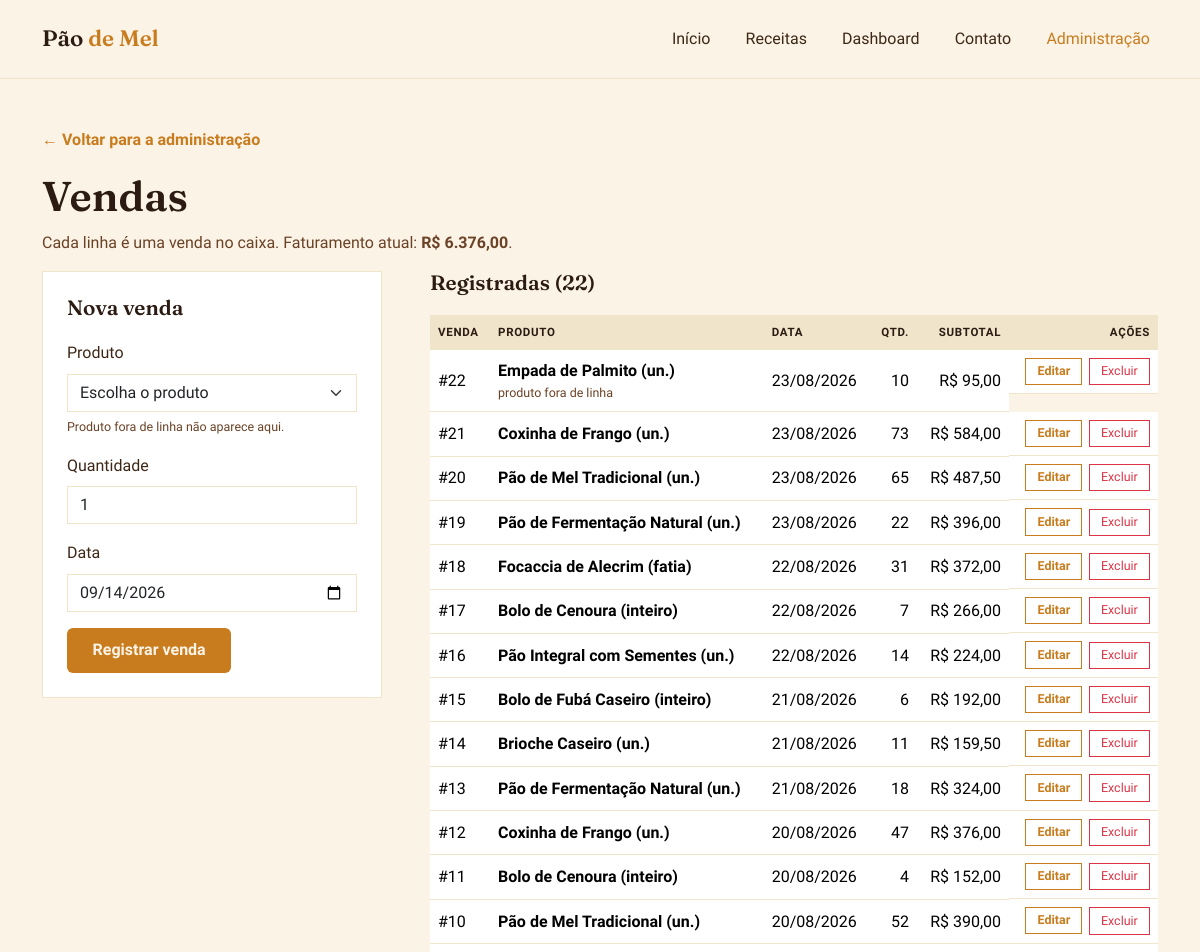
/admin/vendas.php (upper part), run on an earlier commit of the app's database.
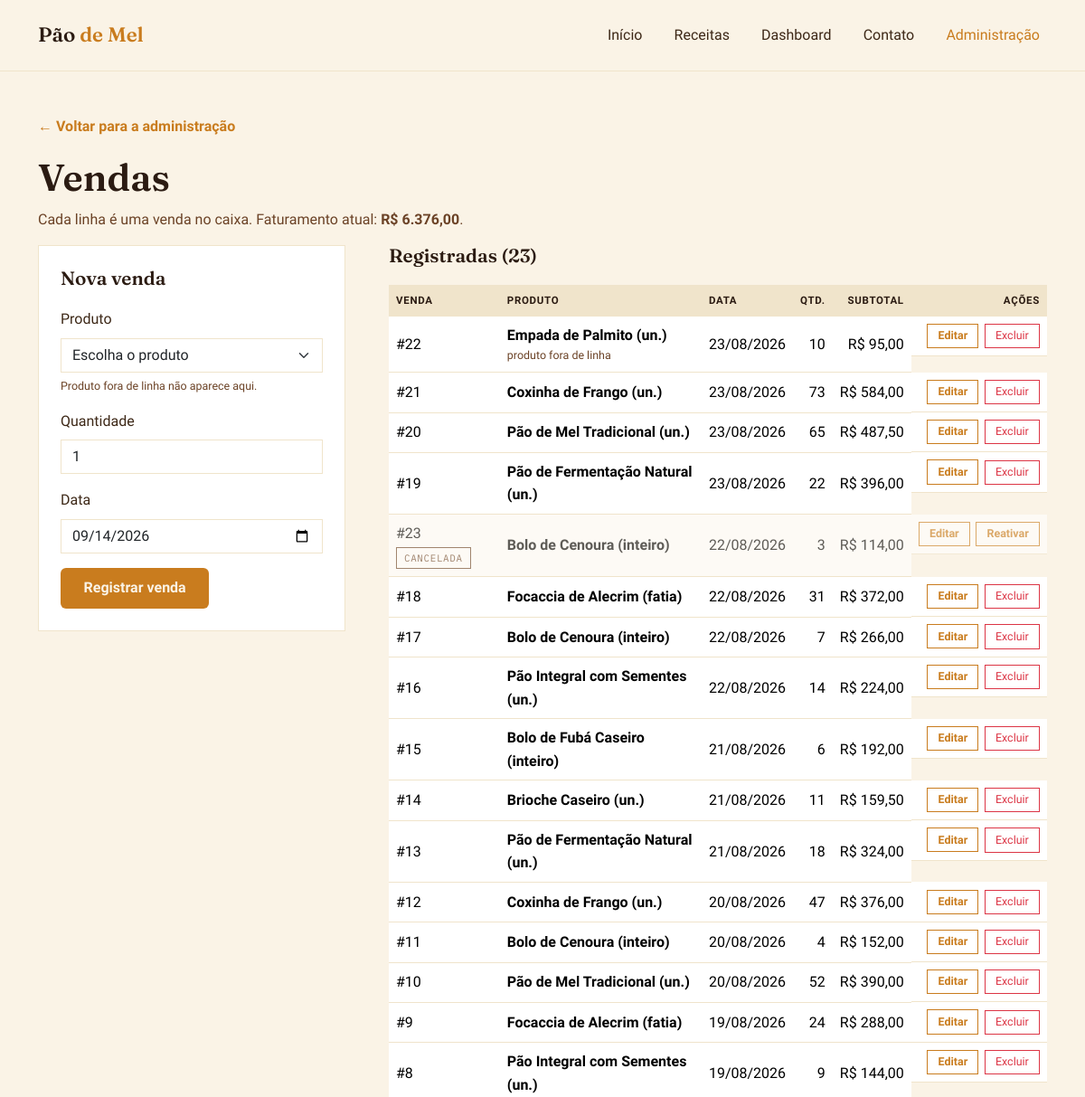
And on a later commit of the database.
### tables this page shows
CREATE TABLE vendas (
    id         INT     AUTO_INCREMENT PRIMARY KEY,
    id_produto INT     NOT NULL,
    quantidade INT     NOT NULL,
    data_venda DATE    NOT NULL,
    cancelada  BOOLEAN NOT NULL DEFAULT FALSE,
    FOREIGN KEY (id_produto) REFERENCES produtos(id)
);

CREATE TABLE produtos (
    id             INT AUTO_INCREMENT PRIMARY KEY,
    nome           VARCHAR(100)   NOT NULL,
    valor_unitario DECIMAL(10, 2) NOT NULL,    
    id_receita     INT            NOT NULL,
    ativo          BOOLEAN        NOT NULL DEFAULT TRUE,
    FOREIGN KEY (id_receita) REFERENCES receitas(id)
);

### includes/crud-vendas.php (called while the page is built, shortened)
<?php
require_once __DIR__ . '/funcoes.php';
function listarVendas(PDO $pdo): array
{
    $sql = "SELECT v.id,
                   v.quantidade,
                   v.data_venda,
                   v.cancelada,
                   p.nome           AS produto,
                   p.ativo          AS produto_ativo,
                   p.valor_unitario,
                   (v.quantidade * p.valor_unitario) AS subtotal
            FROM vendas v
            INNER JOIN produtos p ON p.id = v.id_produto
            ORDER BY v.data_venda DESC, v.id DESC";
    return $pdo->query($sql)->fetchAll();
}

### includes/funcoes.php (called while the page is built, shortened)
<?php
function escapar(?string $texto): string
{
    return htmlspecialchars($texto ?? '', ENT_QUOTES, 'UTF-8');
}
function formatarDinheiro(float $valor): string
{
    return 'R$ ' . number_format($valor, 2, ',', '.');
}

### admin/vendas.php (the view, shortened to what the changed rows need)
<?php
require_once __DIR__ . '/../includes/conexao.php';
require_once __DIR__ . '/../includes/crud-vendas.php';
$editando    = isset($_GET['editar']) ? buscarVenda($pdo, (int) $_GET['editar']) : null;
$vendas      = listarVendas($pdo);
require __DIR__ . '/../includes/header.php';
?>
<section class="container page-header">
  <h1 class="page-title">Vendas</h1>
</section>
<section class="container admin-tela">
  <div class="row g-5">
    <div class="col-lg-4">
      <div class="admin-form">
        <h2 class="section-title-sm">
          <?php echo $editando ? 'Editar venda #' . (int) $editando['id'] : 'Nova venda'; ?>
        </h2>
      </div>
    </div>
    <div class="col-lg-8">
      <h2 class="section-title-sm">Registradas (<?php echo count($vendas); ?>)</h2>
      <?php if (empty($vendas)): ?>
        <p class="sem-resultados">Nenhuma venda registrada ainda.</p>
      <?php else: ?>
        <div class="table-responsive">
          <table class="table table-hover align-middle admin-tabela">
            <thead>
              <tr>
                <th scope="col">Venda</th>
                <th scope="col">Produto</th>
                <th scope="col">Data</th>
                <th scope="col" class="text-end">Qtd.</th>
                <th scope="col" class="text-end">Subtotal</th>
                <th scope="col" class="text-end">Ações</th>
              </tr>
            </thead>
            <tbody>
              <?php foreach ($vendas as $venda): ?>
                <?php $cancelada = (bool) $venda['cancelada']; ?>
                <tr class="<?php echo $cancelada ? 'linha-inativa' : ''; ?>">
                  <td>
                    #<?php echo (int) $venda['id']; ?>
                    <?php if ($cancelada): ?>
                      <span class="selo selo-inativo">Cancelada</span>
                    <?php endif; ?>
                  </td>
                  <td>
                    <strong><?php echo escapar($venda['produto']); ?></strong>
                    <?php if (!$venda['produto_ativo']): ?>
                      <span class="linha-secundaria">produto fora de linha</span>
                    <?php endif; ?>
                  </td>
                  <td><?php echo escapar(date('d/m/Y', strtotime($venda['data_venda']))); ?></td>
                  <td class="text-end"><?php echo (int) $venda['quantidade']; ?></td>
                  <td class="text-end">
                    <?php echo escapar(formatarDinheiro((float) $venda['subtotal'])); ?>
                  </td>
                  <td class="text-end acoes-linha">
                    <a href="vendas.php?editar=<?php echo (int) $venda['id']; ?>"
                       class="btn btn-sm btn-outline-honey">Editar</a>
                    <?php if ($cancelada): ?>
                      <form method="post" action="vendas.php" class="form-inline-acao">
                        <button type="submit" class="btn btn-sm btn-outline-honey">Reativar</button>
                      </form>
                    <?php else: ?>
                      <form method="post" action="vendas.php" class="form-inline-acao"
                            onsubmit="return confirm('Cancelar a venda #<?php echo (int) $venda['id']; ?>? Ela sai do faturamento, mas o registro fica no banco.');">
                        <button type="submit" class="btn btn-sm btn-outline-danger">Excluir</button>
                      </form>
                    <?php endif; ?>
                  </td>
                </tr>
              <?php endforeach; ?>
            </tbody>
          </table>
        </div>
      <?php endif; ?>
    </div>
  </div>
</section>
<?php require __DIR__ . '/../includes/footer.php'; ?>

What changed in the data, as far as the page shows it:
added vendas: id "23", cancelada "CANCELADA", id_produto.nome "Bolo de Cenoura (inteiro)", data_venda "22/08/2026", quantidade "3", subtotal "R$ 114,00"
now on this page (row unchanged): vendas: id "9", id_produto.nome "Focaccia de Alecrim (fatia)", data_venda "19/08/2026", quantidade "24", subtotal "R$ 288,00"
now on this page (row unchanged): vendas: id "8", id_produto.nome "Pão Integral com Sementes (un.)", data_venda "19/08/2026", quantidade "9", subtotal "R$ 144,00"
Also different on the page:
count($vendas): "22" → "23"
